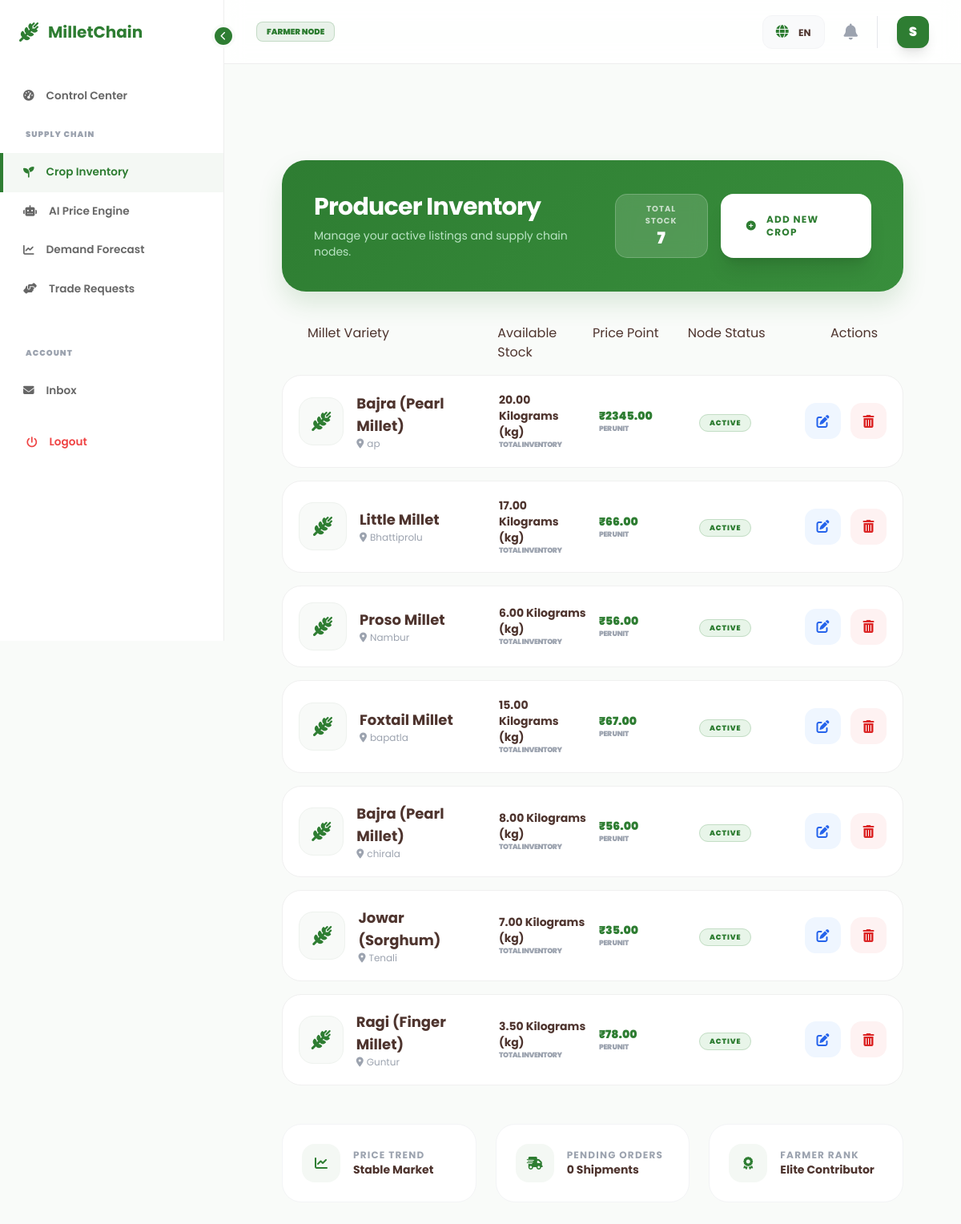
The app's page /products/my-listings/ (signed in) with its own data.
### accounts/models.py (models this page shows, shortened)
class User(AbstractUser):
    ADMIN = 'admin'
    FARMER = 'farmer'
    BUYER = 'buyer'
    ROLE_CHOICES = [
        (ADMIN, 'Platform Administrator'),
        (FARMER, 'Millet Producer (Farmer)'),
        (BUYER, 'Millet Consumer (Buyer)'),
    ]
    username = None
    email = models.EmailField(unique=True)
    role = models.CharField(max_length=10, choices=ROLE_CHOICES, default=FARMER)
    is_verified = models.BooleanField(default=False)
    login_count = models.PositiveIntegerField(default=0)
    USERNAME_FIELD = 'email'
    REQUIRED_FIELDS = []
    objects = CustomUserManager()

### products/models.py (models this page shows, shortened)
class MilletProduct(models.Model):
    MILLET_TYPES = [
        ('ragi', _('Ragi (Finger Millet)')),
        ('jowar', _('Jowar (Sorghum)')),
        ('bajra', _('Bajra (Pearl Millet)')),
        ('foxtail', _('Foxtail Millet')),
        ('proso', _('Proso Millet')),
        ('little', _('Little Millet')),
    ]
    UNIT_CHOICES = [
        ('kg', _('Kilograms (kg)')),
        ('quintal', _('Quintal')),
    ]
    farmer = models.ForeignKey(settings.AUTH_USER_MODEL, on_delete=models.CASCADE, related_name='products')
    millet_type = models.CharField(_("Millet Type"), max_length=20, choices=MILLET_TYPES)
    quantity = models.DecimalField(_("Quantity"), max_digits=10, decimal_places=2)
    unit = models.CharField(_("Unit"), max_length=10, choices=UNIT_CHOICES, default='kg')
    price = models.DecimalField(_("Expected Price (per unit)"), max_digits=10, decimal_places=2)
    location = models.CharField(_("Location"), max_length=255)
    harvest_date = models.DateField(_("Harvest Date"))
    image = models.ImageField(_("Product Image"), upload_to='products/%Y/%m/%d/', blank=True, null=True)
    description = models.TextField(_("Additional Details"), blank=True)
    is_available = models.BooleanField(default=True)
    created_at = models.DateTimeField(auto_now_add=True)
    updated_at = models.DateTimeField(auto_now=True)
    class Meta:
        ordering = ['-created_at']
        verbose_name = _("Millet Product")
        verbose_name_plural = _("Millet Products")

### products/views.py (the view)
# urls.py: path('my-listings/', views.my_listings, name='my_listings'),
@login_required
def my_listings(request):
    products = MilletProduct.objects.filter(farmer=request.user)
    return render(request, 'products/my_listings.html', {'products': products})

### notifications/context_processors.py (called while the page is built)
def notification_stats(request):
    if request.user.is_authenticated:
        return {
            'unread_notifications_count': request.user.notifications.filter(is_read=False).count(),
            'has_unread_notifications': request.user.notifications.filter(is_read=False).exists()
        }
    return {
        'unread_notifications_count': 0,
        'has_unread_notifications': False
    }

### templates/products/my_listings.html (shortened to what this page needs)
{% extends 'base2.html' %}
{% load static %}
{% load i18n %}
{% block content %}
<div class="min-h-screen py-20 px-4 md:px-8 bg-soft-white">
    <div class="max-w-6xl mx-auto">
        <div class="inventory-header flex flex-col md:flex-row justify-between items-center gap-6 fade-in-up">
            <div class="space-y-2">
                <h1 class="text-3xl font-bold tracking-tight">{% trans "Producer Inventory" %}</h1>
                <p class="text-green-100 opacity-80 text-sm">{% trans "Manage your active listings and supply chain nodes." %}</p>
            </div>
            <div class="flex gap-4">
                <div class="stat-pill text-center">
                    <p class="text-[10px] font-bold uppercase tracking-widest opacity-70">{% trans "Total Stock" %}</p>
                    <p class="text-xl font-black">{{ products.count }}</p>
                </div>
                <a href="{% url 'products:add_product' %}" class="bg-white text-primary-green px-8 py-4 rounded-2xl font-bold uppercase tracking-widest text-xs flex items-center gap-3 hover:bg-earth-brown hover:text-white transition-all shadow-xl">
                    <i class="fa-solid fa-plus-circle"></i> {% trans "Add New Crop" %}
                </a>
            </div>
        </div>
        <div class="space-y-4 fade-in-up">
            {% if products %}
                <div class="hidden md:grid grid-cols-6 px-8 mb-4 attribute-label">
                    <div class="col-span-2">{% trans "Millet Variety" %}</div>
                    <div>{% trans "Available Stock" %}</div>
                    <div>{% trans "Price Point" %}</div>
                    <div>{% trans "Node Status" %}</div>
                    <div class="text-right">{% trans "Actions" %}</div>
                </div>
                {% for product in products %}
                <div class="listing-row grid grid-cols-1 md:grid-cols-6 items-center gap-4">
                    <div class="col-span-2 flex items-center gap-4">
                        <div class="millet-icon-box">
                            <i class="fa-solid fa-wheat-awn text-2xl text-primary-green"></i>
                        </div>
                        <div>
                            <h4 class="font-bold text-earth-brown text-lg">{{ product.get_millet_type_display }}</h4>
                            <p class="text-xs text-gray-400 flex items-center gap-1">
                                <i class="fa-solid fa-location-dot"></i> {{ product.location }}
                            </p>
                        </div>
                    </div>
                    <div>
                        <p class="text-sm font-bold text-earth-brown">{{ product.quantity }} {{ product.get_unit_display }}</p>
                        <p class="text-[9px] font-black text-gray-400 uppercase tracking-tighter">{% trans "Total Inventory" %}</p>
                    </div>
                    <div>
                        <p class="text-sm font-black text-primary-green">₹{{ product.price }}</p>
                        <p class="text-[9px] font-black text-gray-400 uppercase tracking-tighter">{% trans "Per Unit" %}</p>
                    </div>
                    <div>
                        <span class="status-active px-3 py-1 rounded-full text-[9px] font-black uppercase tracking-widest border border-primary-green/20">
                            {% if product.is_available %}{% trans "Active" %}{% else %}{% trans "Sold Out" %}{% endif %}
                        </span>
                    </div>
                    <div class="flex justify-end gap-3">
                        <a href="{% url 'products:edit_product' product.pk %}" class="action-btn bg-blue-50 text-blue-600 hover:bg-blue-600 hover:text-white" title="{% trans 'Edit Listing' %}">
                            <i class="fa-solid fa-pen-to-square"></i>
                        </a>
                        <a href="{% url 'products:delete_product' product.pk %}" class="action-btn bg-red-50 text-red-600 hover:bg-red-600 hover:text-white" title="{% trans 'Remove Listing' %}">
                            <i class="fa-solid fa-trash-can"></i>
                        </a>
                    </div>
                </div>
                {% endfor %}
            {% endif %}
        </div>
        <div class="mt-12 grid grid-cols-1 md:grid-cols-3 gap-6 fade-in-up">
            <div class="bg-white p-6 rounded-3xl border border-gray-100 flex items-center gap-4">
                <div class="w-12 h-12 bg-primary-green/5 rounded-2xl flex items-center justify-center text-primary-green">
                    <i class="fa-solid fa-chart-line"></i>
                </div>
                <div>
                    <p class="text-xs font-bold text-gray-400 uppercase tracking-widest">{% trans "Price Trend" %}</p>
                    <p class="text-sm font-bold text-earth-brown">{% trans "Stable Market" %}</p>
                </div>
            </div>
            <div class="bg-white p-6 rounded-3xl border border-gray-100 flex items-center gap-4">
                <div class="w-12 h-12 bg-primary-green/5 rounded-2xl flex items-center justify-center text-primary-green">
                    <i class="fa-solid fa-truck-fast"></i>
                </div>
                <div>
                    <p class="text-xs font-bold text-gray-400 uppercase tracking-widest">{% trans "Pending Orders" %}</p>
                    <p class="text-sm font-bold text-earth-brown">0 {% trans "Shipments" %}</p>
                </div>
            </div>
            <div class="bg-white p-6 rounded-3xl border border-gray-100 flex items-center gap-4">
                <div class="w-12 h-12 bg-primary-green/5 rounded-2xl flex items-center justify-center text-primary-green">
                    <i class="fa-solid fa-award"></i>
                </div>
                <div>
                    <p class="text-xs font-bold text-gray-400 uppercase tracking-widest">{% trans "Farmer Rank" %}</p>
                    <p class="text-sm font-bold text-earth-brown">{% trans "Elite Contributor" %}</p>
                </div>
            </div>
        </div>
    </div>
</div>
{% endblock %}

### templates/base2.html (shortened to what this page needs)
{% load static %}
{% load i18n %}
<!DOCTYPE html>
<html lang="en">
<head>
    <script src="https://cdn.tailwindcss.com"></script>
    <link rel="stylesheet" href="https://cdnjs.cloudflare.com/ajax/libs/font-awesome/6.4.0/css/all.min.css">
</head>
<body>
    <aside class="sidebar" id="sidebar">
        <div class="collapse-btn" onclick="toggleSidebar()">
            <i class="fa-solid fa-chevron-left" id="collapse-icon"></i>
        </div>
        <div class="p-6 mb-4">
            <a href="/" class="logo text-primary-green font-bold text-xl flex items-center gap-3">
                <i class="fa-solid fa-wheat-awn text-2xl"></i>
                <span class="logo-text">{% trans "MilletChain" %}</span>
            </a>
        </div>
        <nav class="mt-2">
            <a href="{% url 'dashboard' %}" class="nav-item {% if request.resolver_match.url_name == 'dashboard' %}active{% endif %}">
                <i class="fa-solid fa-gauge-high"></i> <span class="nav-text">{% trans "Control Center" %}</span>
            </a>
            {% if user.role == 'farmer' %}
                <div class="px-8 py-4 text-[10px] font-black text-gray-400 uppercase tracking-widest section-label">{% trans "Supply Chain" %}</div>
                <a href="{% url 'products:my_listings' %}" class="nav-item {% if 'products' in request.path %}active{% endif %}">
                    <i class="fa-solid fa-seedling"></i> <span class="nav-text">{% trans "Crop Inventory" %}</span>
                </a>
                <a href="{% url 'analytics:price_predictor' %}" class="nav-item">
                    <i class="fa-solid fa-robot"></i> <span class="nav-text">{% trans "AI Price Engine" %}</span>
                </a>
                <a href="{% url 'analytics:demand_forecast' %}" class="nav-item">
                    <i class="fa-solid fa-chart-line"></i> <span class="nav-text">{% trans "Demand Forecast" %}</span>
                </a>
                <a href="{% url 'orders:incoming_requests' %}" class="nav-item">
                    <i class="fa-solid fa-handshake-angle"></i> <span class="nav-text">{% trans "Trade Requests" %}</span>
                </a>
            {% endif %}
            <div class="mt-8 px-8 py-4 text-[10px] font-black text-gray-400 uppercase tracking-widest section-label">{% trans "Account" %}</div>
            <a href="{% url 'notifications:inbox' %}" class="nav-item">
                <i class="fa-solid fa-envelope"></i> <span class="nav-text">{% trans "Inbox" %}</span>
            </a>
            <form action="{% url 'accounts:logout' %}" method="post" class="mt-4 px-2">
                <button type="submit" class="nav-item w-full border-none bg-transparent cursor-pointer text-red-500 hover:bg-red-50">
                    <i class="fa-solid fa-power-off"></i> <span class="nav-text">{% trans "Logout" %}</span>
                </button>
            </form>
        </nav>
    </aside>
    <header class="top-bar" id="top-bar">
        <div class="flex items-center gap-3">
            <span class="px-3 py-1 bg-primary-green/10 text-primary-green text-[10px] font-black rounded-lg uppercase border border-primary-green/20">
                {{ user.role }} {% trans "Node" %}
            </span>
        </div>
        <div class="flex items-center gap-6">
            <div class="lang-dropdown relative group px-4 py-2 bg-gray-50 rounded-xl border border-gray-100 cursor-pointer">
                <i class="fa-solid fa-globe text-primary-green"></i>
                <span class="ml-2 text-xs font-bold uppercase">{% get_current_language as LANG %}{{ LANG }}</span>
            </div>
            <a href="{% url 'notifications:inbox' %}" class="relative text-gray-400 hover:text-primary-green transition-colors">
                <i class="fa-solid fa-bell text-xl"></i>
            </a>
            <div class="flex items-center gap-3 border-l pl-6">
                <div class="w-10 h-10 bg-primary-green rounded-xl flex items-center justify-center text-white font-black shadow-lg">
                    {{ user.email|slice:":1"|upper }}
                </div>
            </div>
        </div>
    </header>
    <main class="content-area" id="content-area">
        {% block content %}{% endblock %}
    </main>
</body>
</html>

### templates/base2.html (style rules this page uses)
:root { --primary-green: #2E7D32; --leaf-green: #A5D6A7; --earth-brown: #4E342E; --soft-white: #F9FBF9; --transition: all 0.4s cubic-bezier(0.4, 0, 0.2, 1); }
body { font-family: 'Poppins', sans-serif; background-color: var(--soft-white); color: var(--earth-brown); overflow-x: hidden; }
.sidebar { width: 280px; height: 100vh; background: #ffffff; position: fixed; left: 0; top: 0; border-right: 1px solid #eee; z-index: 1000; transition: var(--transition); }
.nav-item { display: flex; align-items: center; gap: 15px; padding: 14px 25px; color: #666; text-decoration: none; font-size: 0.85rem; font-weight: 600; border-left: 4px solid transparent; transition: var(--transition); white-space: nowrap; }
.nav-item:hover, .nav-item.active { background: rgba(46, 125, 50, 0.05); color: var(--primary-green); border-left-color: var(--primary-green); }
.top-bar { height: 80px; background: rgba(255, 255, 255, 0.85); backdrop-filter: blur(12px); position: sticky; top: 0; margin-left: 280px; display: flex; justify-content: space-between; align-items: center; padding: 0 40px; border-bottom: 1px solid #eee; z-index: 999; transition: var(--transition); }
.content-area { margin-left: 280px; padding: 40px; min-height: 100vh; transition: var(--transition); }
.collapse-btn { position: absolute; right: -15px; top: 30px; width: 30px; height: 30px; background: var(--primary-green); color: white; border-radius: 50%; display: flex; align-items: center; justify-content: center; cursor: pointer; border: 4px solid var(--soft-white); font-size: 0.7rem; z-index: 1001; }

### templates/products/my_listings.html (style rules this page uses)
.inventory-header { background: linear-gradient(135deg, #2E7D32 0%, #388E3C 100%); padding: 40px; border-radius: 30px; color: white; margin-bottom: 40px; box-shadow: 0 15px 30px rgba(46, 125, 50, 0.15); }
.stat-pill { background: rgba(255, 255, 255, 0.15); backdrop-filter: blur(10px); padding: 10px 20px; border-radius: 15px; border: 1px solid rgba(255, 255, 255, 0.2); }
.listing-row { background: white; border-radius: 24px; padding: 20px; border: 1px solid #f0f0f0; transition: all 0.3s cubic-bezier(0.4, 0, 0.2, 1); }
.action-btn { width: 45px; height: 45px; display: flex; align-items: center; justify-content: center; border-radius: 14px; transition: all 0.2s ease; }
.status-active { background: #e8f5e9; color: #2E7D32; }
.millet-icon-box { width: 60px; height: 60px; background: #f8faf8; border-radius: 18px; display: flex; align-items: center; justify-content: center; border: 1px solid #eef2ee; }

### records on screen
User: role "FARMER", email "S"
MilletProduct: millet_type "Bajra (Pearl Millet)", location "ap", quantity "20.00", unit "Kilograms (kg)", price "2345.00"
MilletProduct: millet_type "Little Millet", location "Bhattiprolu", quantity "17.00", unit "Kilograms (kg)", price "66.00"
MilletProduct: millet_type "Proso Millet", location "Nambur", quantity "6.00", unit "Kilograms (kg)", price "56.00"
MilletProduct: millet_type "Foxtail Millet", location "bapatla", quantity "15.00", unit "Kilograms (kg)", price "67.00"
MilletProduct: millet_type "Bajra (Pearl Millet)", location "chirala", quantity "8.00", unit "Kilograms (kg)", price "56.00"
MilletProduct: millet_type "Jowar (Sorghum)", location "Tenali", quantity "7.00", unit "Kilograms (kg)", price "35.00"
MilletProduct: millet_type "Ragi (Finger Millet)", location "Guntur", quantity "3.50", unit "Kilograms (kg)", price "78.00"

### other values on screen
{{ LANG }} "EN"
{{ products.count }} "7"
